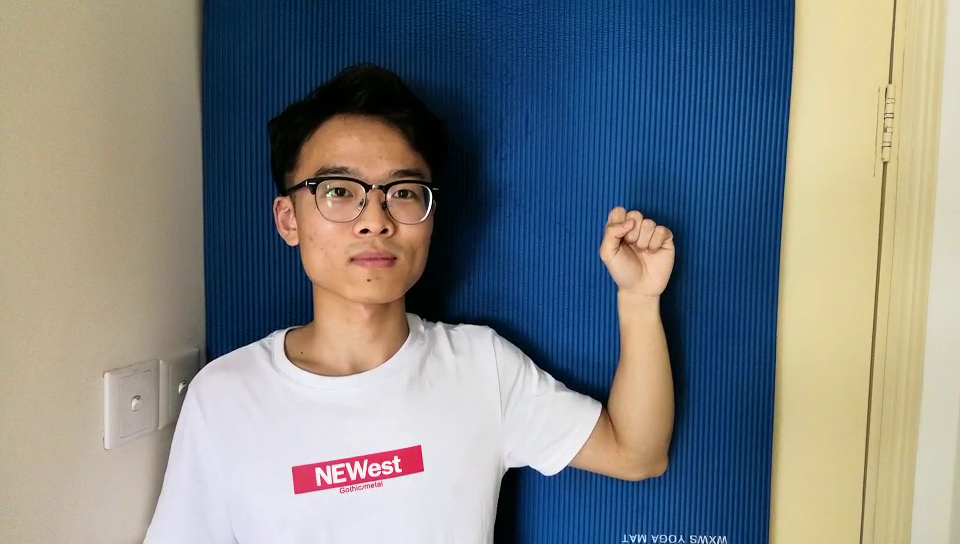
#> input picture frame 36 of test.mp4, 960 x 544 px, given in place of S.mp4, which was not available
$ python build_data_set.py   (older library calls are emulated)
#> lines starting #> are read from the running program, lines starting #| are printed output that depends on the picture; after the words box and inside, x2 and y2 are one past the last pixel; in counts of white or black regions, pixels touching at a corner belong together; pictures that were not available may be replaced by others from this repository, and a replacement may not be noted
# -*- coding: utf-8 -*-
"""
Created on Tue Jun 12 21:09:14 2018

@author: 15216
"""

import cv2

cap = cv2.VideoCapture('S.mp4')
i=0
while(cap.isOpened()):

    ret, frame = cap.read()
#> frame is the input picture: shape (544, 960, 3); mean B, G, R 131.9, 131.5, 127.6


    img =frame[130:300, 530:700]
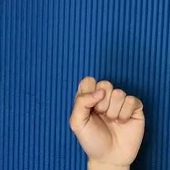
#> img: shape (170, 170, 3); mean B, G, R 125.1, 86.2, 54.9
    # This parameter should be set in find_best_area.py

    gray = cv2.cvtColor(img, cv2.COLOR_BGR2GRAY)
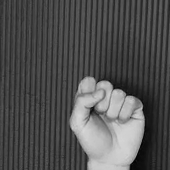
#> gray: shape (170, 170); min 1, max 214, mean 81.3
    gray=cv2.blur(gray,(9,9))
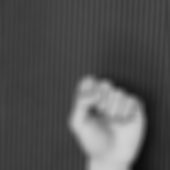
#> gray: shape (170, 170); min 11, max 209, mean 81.3
    ret, thresh = cv2.threshold(gray,100, 255, cv2.THRESH_BINARY)
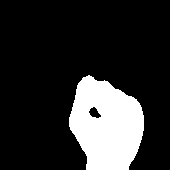
#> thresh: shape (170, 170); 18% white; 1 white region

    # Find Contour
    _, contours, hierarchy = cv2.findContours(thresh, cv2.RETR_TREE, cv2.CHAIN_APPROX_NONE)
#> contours = 2 contours; box (x1, y1, x2, y2) and area: (69, 75, 144, 170) 5150, (88, 106, 102, 119) 95

    # 需要搞一个list给cv2.drawContours()才行！！！！！

    cv2.drawContours(thresh, contours, -1, (255, 255, 255), thickness=-1)

    cv2.imshow("image",thresh)
    thresh=cv2.resize(thresh,(50,50))
#> thresh: shape (50, 50)
  #  cv2.imwrite("mask.png", thresh)
    cv2.imwrite("my_gestures/"+"1/"+str(i)+".jpg",thresh)
    i=i+1

    k = cv2.waitKey(20)
#> (key Esc is pressed here)


cap.release()
cv2.destroyAllWindows()

$ run again, starting later in the video
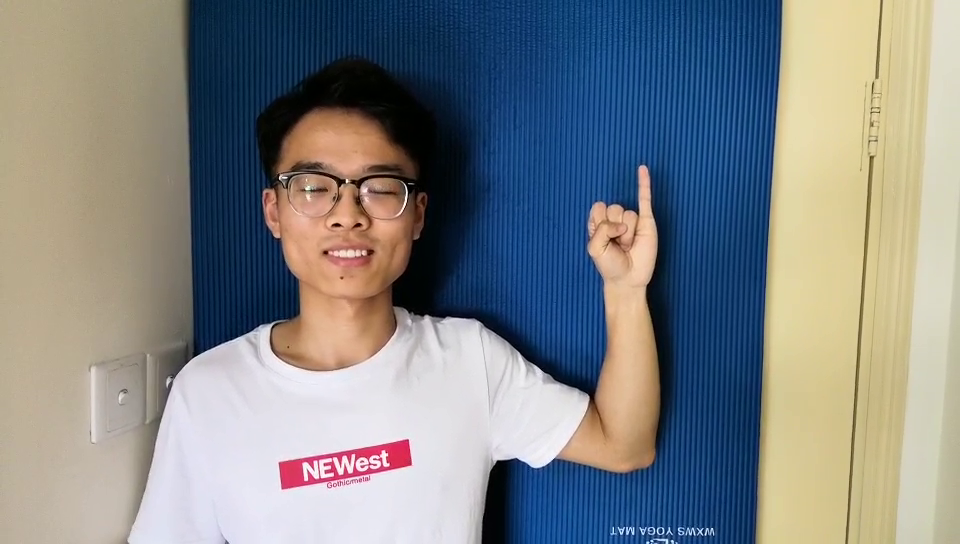
#> input picture frame 165 of test.mp4, 960 x 544 px, given in place of S.mp4, which was not available
#> frame is the input picture: shape (544, 960, 3); mean B, G, R 134.2, 132.5, 128.9
#> `gray=cv2.blur(gray,(9,9))`:
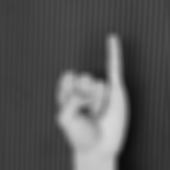
#> gray: shape (170, 170); min 13, max 215, mean 84.7
#> `ret, thresh = cv2.threshold(gray,100, 255, cv2.THRESH_BINARY)`:
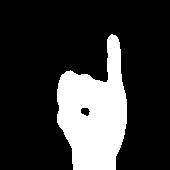
#> thresh: shape (170, 170); 21.2% white; 1 white region
#> contours = 2 contours; box (x1, y1, x2, y2) and area: (57, 34, 127, 170) 5998, (80, 107, 91, 117) 65

$ run again, starting later in the video
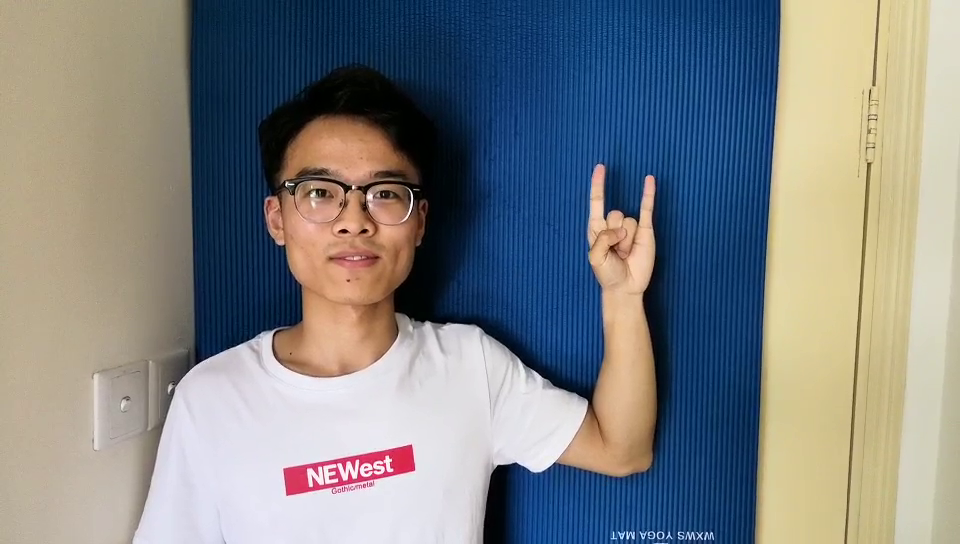
#> input picture frame 294 of test.mp4, 960 x 544 px, given in place of S.mp4, which was not available
#> frame is the input picture: shape (544, 960, 3); mean B, G, R 132.1, 130.6, 127.4
#> `gray=cv2.blur(gray,(9,9))`:
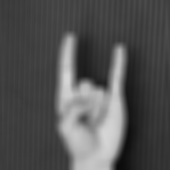
#> gray: shape (170, 170); min 11, max 214, mean 82.7
#> `ret, thresh = cv2.threshold(gray,100, 255, cv2.THRESH_BINARY)`:
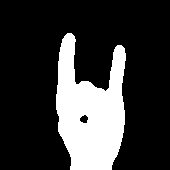
#> thresh: shape (170, 170); 21.8% white; 1 white region
#> contours = 2 contours; box (x1, y1, x2, y2) and area: (56, 33, 126, 170) 6142, (79, 114, 89, 124) 58
